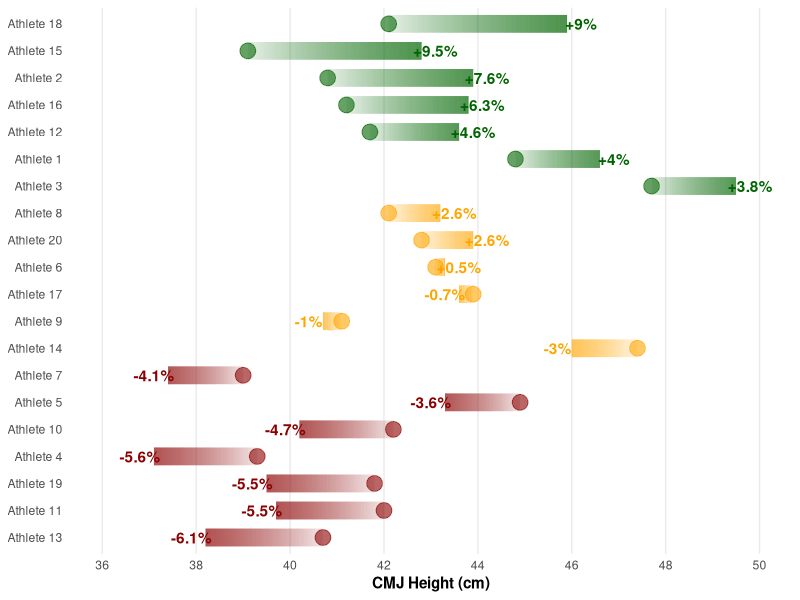
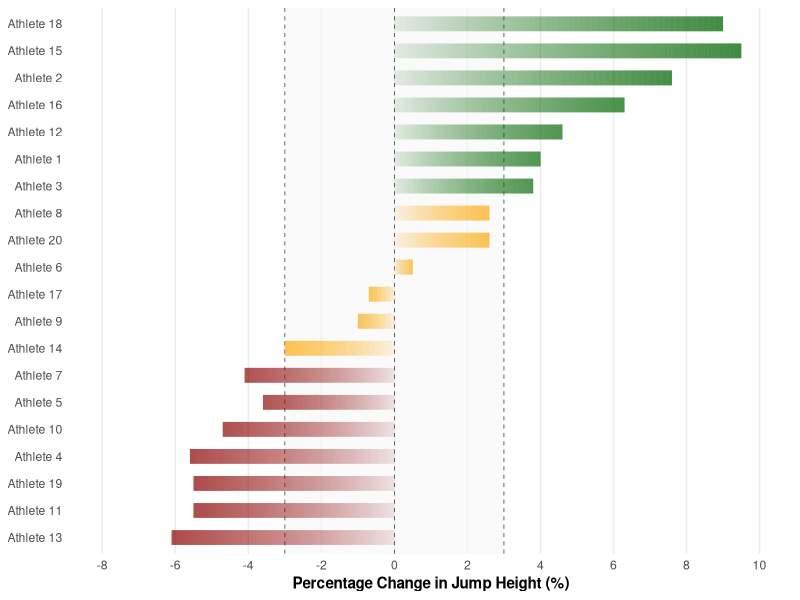
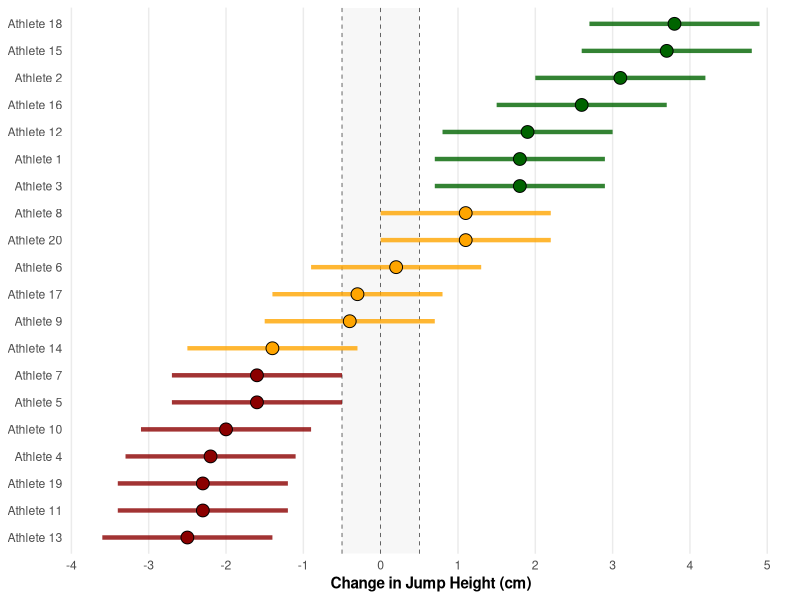

R code for these plots, in order:
## ---- chunk 1
set.seed(20)
athlete <- paste("Athlete", 1:20)
trial_1 <- round(rnorm(20, 42, 2), 1)
trial_2 <- round(trial_1 + runif(20, -2.7, 2.7), 1)
trial_3 <- round(trial_2 + runif(20, -2.7, 2.7), 1)

trials <- data.frame(athlete, trial_1, trial_2, trial_3)
head(trials)
## ---- chunk 2
change_1_to_2 <- trials$trial_2 - trials$trial_1
change_2_to_3 <- trials$trial_3 - trials$trial_2

l <- list(change_1_to_2, change_2_to_3)

te <- round(mean(sapply(l, sd)) / sqrt(2), 1)
te
## ---- chunk 3
library(matrixStats)

cv <- round(mean((rowSds(as.matrix(trials[, c(2:4)])) /
                 rowMeans(trials[, c(2:4)])) * 100), 1)
cv
## ---- chunk 4
f <- function(x) { 0.2 * sd(x) }
swc <- round(mean(apply(trials[c(2:4)], 2, f)), 1)
swc
## ---- chunk 5
best <- pmax(trial_1, trial_2, trial_3)

set.seed(40)
retest <- round(best + runif(20, -3, 4), 1)

dat <- data.frame(athlete, best, retest)
## ---- chunk 6
library(tidyverse)

dat <- dat %>%
  mutate(change = retest - best,
         pct_change = round(((best - retest) / best) * -100, 1),
         colour = ifelse(change + te < swc * -1, "darkred",
                         ifelse(change - te > swc, "darkgreen", "orange")),
         athlete = reorder(athlete, change))
head(dat)
## ---- chunk 7
library(ggforce)

ggplot(dat) +
  geom_link(aes(x = best, xend = retest, y = athlete, yend = athlete,
                colour = colour, alpha = stat(index)),
            show.legend = FALSE, size = 6, n = 500) +
  scale_colour_identity() +
  geom_point(aes(x = best, y = athlete, colour = colour), shape = 19,
             size = 5, alpha = 0.6) +
  scale_x_continuous(limits = c(36, 50),
                     breaks = scales::pretty_breaks(n = 8)) +
  theme_minimal() +
  labs(x = "CMJ Height (cm)") +
  theme(panel.grid.minor.x = element_blank(),
        panel.grid.major.y = element_blank(),
        axis.title.x = element_text(face = "bold"),
        axis.title.y = element_blank()) +
  ### LABELS ###
  geom_text(data = subset(dat, pct_change < cv * -1),
            aes(x = retest, y = athlete, fontface = "bold",
                label = paste0(pct_change, "%")), color = "darkred",
                nudge_x = -0.3) +
  geom_text(data = subset(dat, pct_change > cv),
            aes(x = retest, y = athlete, fontface = "bold",
                label = paste0("+", pct_change, "%")), color = "darkgreen",
            nudge_x = 0.3) +
  geom_text(data = subset(dat, pct_change < 0 & pct_change >= cv * -1),
            aes(x = retest, y = athlete, fontface = "bold",
                label = paste0(round(pct_change, 1), "%")), color = "orange",
            nudge_x = -0.3) +
  geom_text(data = subset(dat, pct_change > 0 & pct_change <= cv),
            aes(x = retest, y = athlete, fontface = "bold",
                label = paste0("+", round(pct_change, 1), "%")),
            color = "orange", nudge_x = 0.3)
## ---- chunk 8
ggplot(dat) +
  theme_minimal() +
  geom_rect(aes(x = pct_change, y = athlete), xmin = -3, xmax = 3,
                ymin = as.numeric(dat$athlete[[13]]) - 0.6,
                ymax = as.numeric(dat$athlete[[18]]) + 0.6,
            fill = "#F5F5F5", alpha = 0.1) +
  geom_vline(xintercept = c(-3, 0, 3), linetype = "dashed", size = 0.2) +
  geom_link(aes(x = 0, xend = pct_change, y = athlete, yend = athlete,
                colour = colour, alpha = stat(index)),
            show.legend = FALSE, size = 5, n = 600) +
  scale_colour_identity() +
  scale_x_continuous(limits = c(-8, 10),
                     breaks = scales::pretty_breaks(n = 11)) +
  labs(x = "Percentage Change in Jump Height (%)") +
  theme(panel.grid.minor.x = element_blank(),
        panel.grid.major.y = element_blank(),
        axis.title.x = element_text(face = "bold"),
        axis.title.y = element_blank())
## ---- chunk 9
ggplot(dat) +
  theme_minimal() +
  geom_rect(aes(x = change, y = athlete), xmin = -0.5, xmax = 0.5,
            ymin = as.numeric(dat$athlete[[13]]) - 0.6,
            ymax = as.numeric(dat$athlete[[18]]) + 0.6,
            fill = "#F5F5F5", alpha = 0.2) +
  geom_vline(xintercept = c(-0.5, 0, 0.5), linetype = "dashed", size = 0.2) +
  geom_linerange(aes(xmin = change - te, xmax = change + te, y = athlete,
                     colour = colour), size = 1.5, alpha = 0.8) +
  scale_colour_identity() +
  geom_point(aes(x = change, y = athlete, fill = colour), shape = 21,
             size = 4) +
  scale_fill_identity() +
  scale_x_continuous(breaks = scales::pretty_breaks(n = 9)) +
  labs(x = "Change in Jump Height (cm)") +
  theme(panel.grid.minor.x = element_blank(),
        panel.grid.major.y = element_blank(),
        axis.title.x = element_text(face = "bold"),
        axis.title.y = element_blank())
